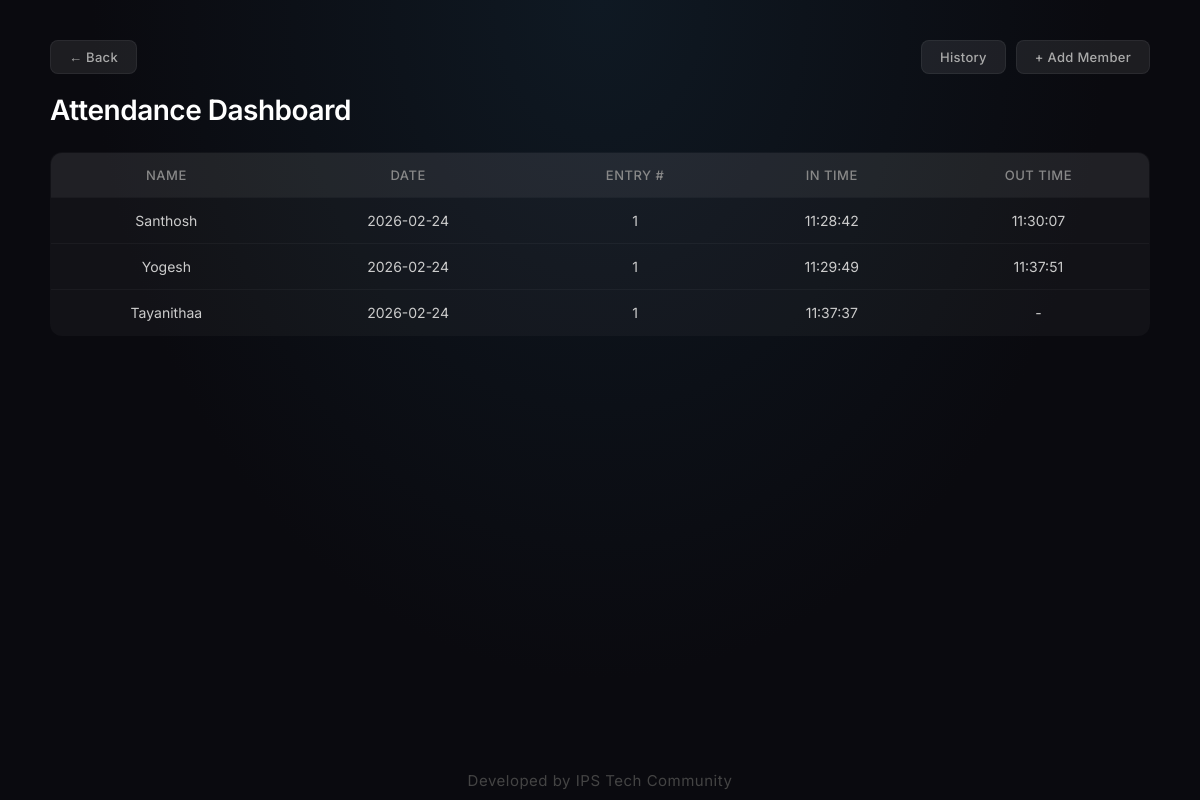
Page /dashboard on the earlier database version.
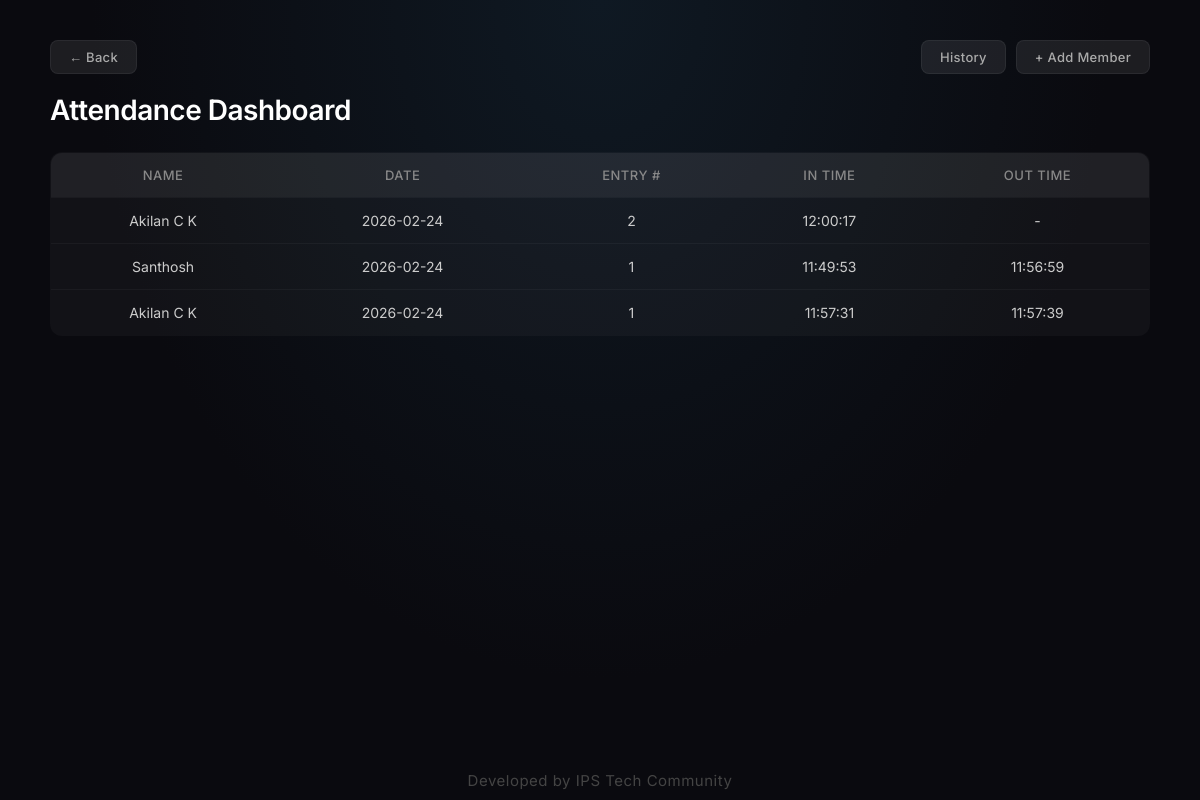
Same page on the later database version.
### tables this page shows
CREATE TABLE attendance (
            id INTEGER PRIMARY KEY AUTOINCREMENT,
            student_id INTEGER,
            date TEXT,
            in_time TEXT,
            out_time TEXT,
            entry_number INTEGER DEFAULT 1,
            FOREIGN KEY(student_id) REFERENCES students(id)
        );

CREATE TABLE students (
            id INTEGER PRIMARY KEY AUTOINCREMENT,
            name TEXT NOT NULL,
            roll_number TEXT,
            rfid_uid TEXT UNIQUE NOT NULL
        );

### app.py (the view)
@app.route("/dashboard")
def dashboard():
    conn = get_db()
    cursor = conn.cursor()
    records = cursor.execute('''
        SELECT students.name, attendance.date, attendance.in_time, attendance.out_time, attendance.entry_number
        FROM attendance
        JOIN students ON students.id = attendance.student_id
        ORDER BY attendance.date DESC, attendance.entry_number DESC
    ''').fetchall()
    conn.close()
    return render_template("dashboard.html", records=records)

### app.py (called while the page is built)
def get_db():
    conn = sqlite3.connect(DATABASE)
    conn.row_factory = sqlite3.Row
    return conn

### templates/dashboard.html (shortened to what this page needs)
<!DOCTYPE html>
<html>
<head>
    <link rel="stylesheet" href="{{ url_for('static', filename='style.css') }}">
</head>
<body>
<div class="dashboard-container">
    <div class="dashboard-header">
        <a href="/" class="back-btn">&larr; Back</a>
        <div class="dashboard-header-right">
            <a href="/history" class="history-btn">History</a>
            <a href="#" class="add-member-btn" onclick="showPasswordModal()">+ Add Member</a>
        </div>
    </div>
    <h1>Attendance Dashboard</h1>
    <table>
        <thead>
            <tr>
                <th>Name</th>
                <th>Date</th>
                <th>Entry #</th>
                <th>In Time</th>
                <th>Out Time</th>
            </tr>
        </thead>
        <tbody>
            {% for record in records %}
            <tr>
                <td>{{ record.name }}</td>
                <td>{{ record.date }}</td>
                <td>{{ record.entry_number }}</td>
                <td>{{ record.in_time }}</td>
                <td>{{ record.out_time if record.out_time else '-' }}</td>
            </tr>
            {% endfor %}
        </tbody>
    </table>
</div>
<footer class="footer">Developed by IPS Tech Community</footer>
</body>
</html>

### static/style.css (style rules this page uses)
body { margin: 0; font-family: 'Inter', 'Segoe UI', sans-serif; background: #0a0a0f; color: white; }
.footer { position: fixed; bottom: 0; left: 0; width: 100%; text-align: center; padding: 10px 0; font-size: 15px; color: #444; background: transparent; letter-spacing: 0.5px; }
.dashboard-container { padding: 40px 50px; position: relative; min-height: 100vh; box-sizing: border-box; background: radial-gradient(ellipse at top, #0f1923 0%, #0a0a0f 60%); }
.back-btn { display: inline-block; padding: 8px 18px; background: rgba(255, 255, 255, 0.08); color: #aaa; text-decoration: none; border-radius: 8px; font-size: 13px; font-weight: 500; transition: all 0.3s; border: 1px solid rgba(255, 255, 255, 0.06); letter-spacing: 0.3px; }
.dashboard-header { display: flex; justify-content: space-between; align-items: center; margin-bottom: 10px; }
.dashboard-container h1 { margin-bottom: 25px; font-size: 28px; font-weight: 600; letter-spacing: -0.5px; }
table { width: 100%; border-collapse: collapse; background: rgba(255, 255, 255, 0.03); border: 1px solid rgba(255, 255, 255, 0.06); border-radius: 12px; overflow: hidden; }
th, td { padding: 14px 16px; text-align: center; }
th { background: rgba(255, 255, 255, 0.06); font-weight: 500; font-size: 13px; text-transform: uppercase; letter-spacing: 0.5px; color: #888; }
td { font-size: 14px; color: #ccc; border-top: 1px solid rgba(255, 255, 255, 0.04); }
.add-member-btn { padding: 8px 18px; background: rgba(255, 255, 255, 0.08); color: #aaa; text-decoration: none; border-radius: 8px; font-size: 13px; font-weight: 500; transition: all 0.3s; border: 1px solid rgba(255, 255, 255, 0.06); letter-spacing: 0.3px; }
.dashboard-header-right { display: flex; gap: 10px; align-items: center; }
.history-btn { padding: 8px 18px; background: rgba(255, 255, 255, 0.08); color: #aaa; text-decoration: none; border-radius: 8px; font-size: 13px; font-weight: 500; transition: all 0.3s; border: 1px solid rgba(255, 255, 255, 0.06); letter-spacing: 0.3px; }

Differences in the rows shown:
changed attendance (number 1 of 3 on the later page): name "Tayanithaa" → "Akilan C K"; entry_number "1" → "2"; in_time "11:37:37" → "12:00:17"; moves up the list
changed attendance "Santhosh": in_time "11:28:42" → "11:49:53"; out_time "11:30:07" → "11:56:59"
changed attendance (number 3 of 3 on the later page): name "Yogesh" → "Akilan C K"; in_time "11:29:49" → "11:57:31"; out_time "11:37:51" → "11:57:39"
